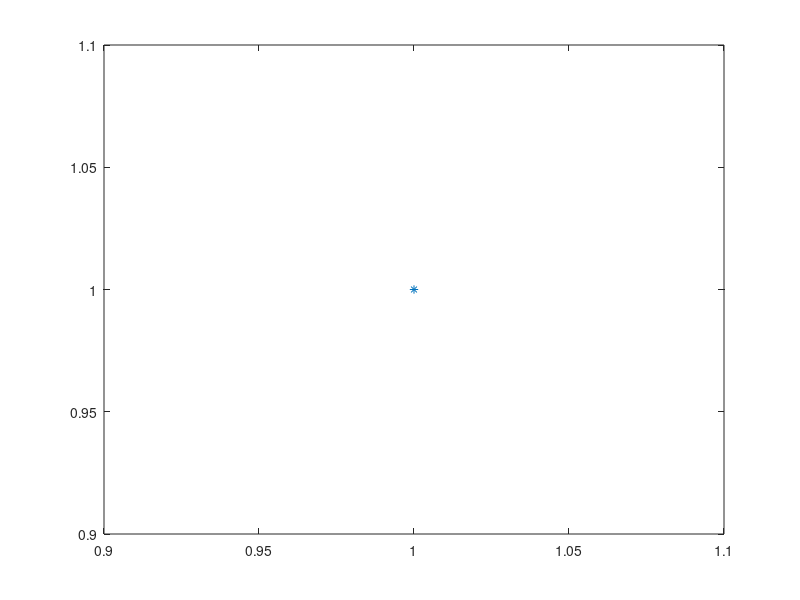

The MATLAB source for this figure:
% Question 3 with 6
% init_question_3w6.m
%
%
% !! Constants !!
% ** Wheel Radius (Using straight line simulation)
%   R = x_last_dist / last_odom_value * 64 * 1/2pi
%   x_last_dist = 2.2207, last_odom_value = 337
R       = 0.0671;

% ** Distance between wheels (Using stop one wheel simulation)
%   2pi*l_w = last_odom_value * 2piR/64
%   last_odom_value = 228, R = 0.0671
l_w     = 0.235;

% !! Initialize !!
r       = [1; 1];       % Desired Position
plot(r(1), r(2), '*')
u       = [4; 4];       % Voltage
y_prev  = [0; 0];       % robot odometry memory

p_x     = 0;            % x-position
p_y     = 0;            % y-position
phi     = 0;            % robot orientation
plotted = false;        % Flag for plotting graphs: Q6
p_x_mem = [];           % Memory for p_x
p_y_mem = [];           % Memory for p_y
r_mem   = [0; 0];       % Memory for r

% PID Gains:
K_p     = 8;            % position